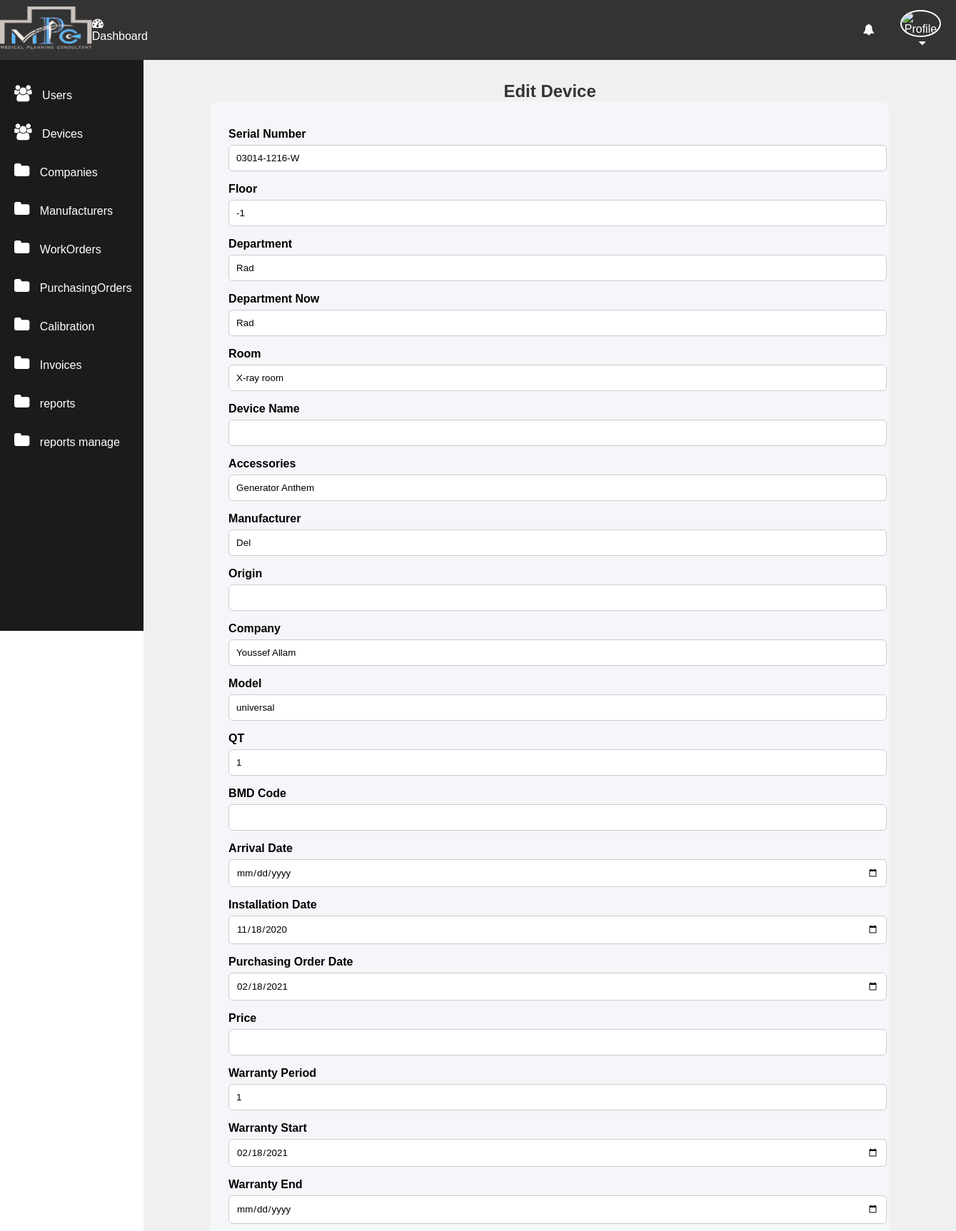
The app's page /edit-device.php?serial_number=03014-1216-W (signed in, upper part), older data.
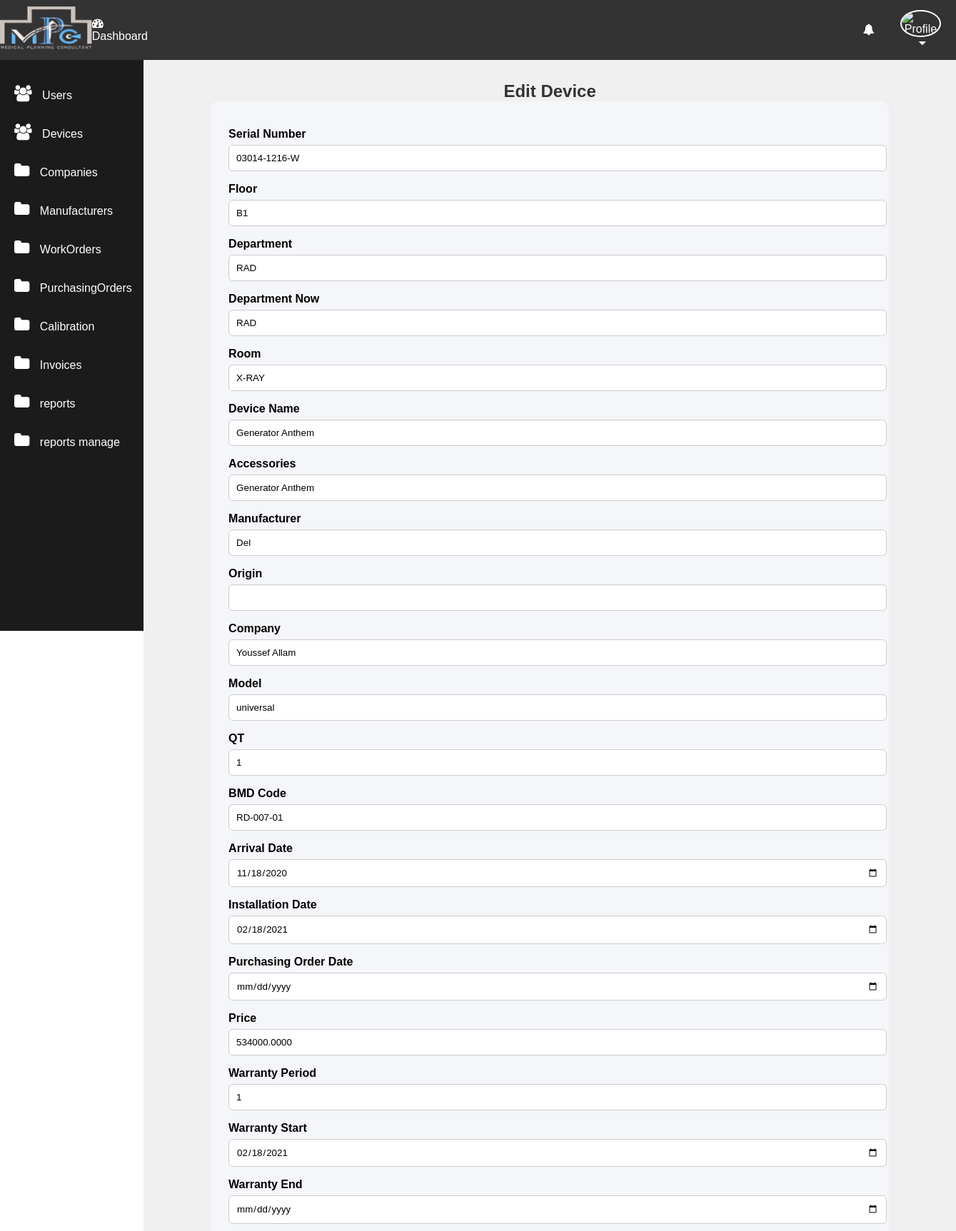
The same page, newer data.
### tables this page shows
CREATE TABLE Devices(
	Floor VARCHAR(50) NULL,
	Department VARCHAR(50) NULL,
  Department_now VARCHAR(50) NULL,
	Room VARCHAR(50) NULL,
  device_name VARCHAR(150) NULL,
  Accessories VARCHAR(50) NULL,
  Manufacturer VARCHAR(50) NULL,
  Origin VARCHAR(50) NULL,
  Company VARCHAR(50) NULL,
  Model VARCHAR(50) NULL,
  Serial_number VARCHAR(50) NOT NULL,
  QT INT NULL,
  BMD_Code VARCHAR(50) NULL,
  Arrival_Date DATE NULL,
  Installation_Date DATE NULL,
  purchaseorder_date DATE NULL,
  Price VARCHAR(50) NULL,
  Warranty_Period INT NULL,
  warranty_start DATE NULL,
  warranty_end DATE NULL,
  company_contact VARCHAR(50) NULL,
  company_Tel VARCHAR(50) NULL,
  hospital_code INT ,
  assigned_user VARCHAR(50) NOT NULL,
  device_safety_test VARCHAR(50),
  device_user_tranning VARCHAR(50),
  device_BME_tranning VARCHAR(50),
	CONSTRAINT PK_Devices PRIMARY KEY CLUSTERED (serial_number ASC),
	CONSTRAINT FK_Devices_Hospitals FOREIGN KEY (hospital_code) REFERENCES hospitals(hospital_code),
	CONSTRAINT FK_Devices_Users FOREIGN KEY (assigned_user) REFERENCES users(username) 
);

### app/Model/Devices.php (called while the page is built, shortened)
<?php
function get_device_by_serial($conn, $serial_number) {
    $sql = "SELECT * FROM devices WHERE serial_number = ?";
    $stmt = $conn->prepare($sql);
    $stmt->execute([$serial_number]);
    return $stmt->fetch(PDO::FETCH_ASSOC);
}

### edit-device.php (the view, shortened to what this page needs)
<?php
if (isset($_SESSION['role']) && $_SESSION['role'] == 'admin') {
    include "DB_connection.php";
    include "app/Model/Devices.php";
    $serial = $_GET['serial_number'];
    $device = get_device_by_serial($conn, $serial);
?>
<!DOCTYPE html>
<html>
<head>
    <link rel="stylesheet" href="css/style.css">
</head>
<body>
<?php include "inc/header.php"; ?>
<div class="body">
<?php include "inc/nav.php"; ?>
<section class="section-1">
    <h2>Edit Device</h2>
    <form action="app/update_device.php" method="post">
        <div class="form-group">
            <label>Serial Number</label>
            <input type="text" name="serial_number" value="<?= htmlspecialchars($device['Serial_number']) ?>" required>
        </div>
        <div class="form-group">
            <label>Floor</label>
            <input type="text" name="floor" value="<?= htmlspecialchars($device['Floor']) ?>">
        </div>
        <div class="form-group">
            <label>Department</label>
            <input type="text" name="department" value="<?= htmlspecialchars($device['Department']) ?>">
        </div>
        <div class="form-group">
            <label>Department Now</label>
            <input type="text" name="department_now" value="<?= htmlspecialchars($device['Department_now']) ?>">
        </div>
        <div class="form-group">
            <label>Room</label>
            <input type="text" name="room" value="<?= htmlspecialchars($device['Room']) ?>">
        </div>
        <div class="form-group">
            <label>Device Name</label>
            <input type="text" name="device_name" value="<?= htmlspecialchars($device['device_name']) ?>">
        </div>
        <div class="form-group">
            <label>Accessories</label>
            <input type="text" name="accessories" value="<?= htmlspecialchars($device['Accessories']) ?>">
        </div>
        <div class="form-group">
            <label>Manufacturer</label>
            <input type="text" name="manufacturer" value="<?= htmlspecialchars($device['Manufacturer']) ?>">
        </div>
        <div class="form-group">
            <label>Origin</label>
            <input type="text" name="origin" value="<?= htmlspecialchars($device['Origin']) ?>">
        </div>
        <div class="form-group">
            <label>Company</label>
            <input type="text" name="company" value="<?= htmlspecialchars($device['Company']) ?>">
        </div>
        <div class="form-group">
            <label>Model</label>
            <input type="text" name="model" value="<?= htmlspecialchars($device['Model']) ?>">
        </div>
        <div class="form-group">
            <label>QT</label>
            <input type="text" name="qt" value="<?= htmlspecialchars($device['QT']) ?>">
        </div>
        <div class="form-group">
            <label>BMD Code</label>
            <input type="text" name="bmd_code" value="<?= htmlspecialchars($device['BMD_Code']) ?>">
        </div>
        <div class="form-group">
            <label>Arrival Date</label>
            <input type="date" name="arrival_date" value="<?= htmlspecialchars($device['Arrival_Date']) ?>">
        </div>
        <div class="form-group">
            <label>Installation Date</label>
            <input type="date" name="installation_date" value="<?= htmlspecialchars($device['Installation_Date']) ?>">
        </div>
        <div class="form-group">
            <label>Purchasing Order Date</label>
            <input type="date" name="purchaseorder_date" value="<?= htmlspecialchars($device['purchaseorder_date']) ?>">
        </div>
        <div class="form-group">
            <label>Price</label>
            <input type="number" name="price" value="<?= htmlspecialchars($device['Price']) ?>">
        </div>
        <div class="form-group">
            <label>Warranty Period</label>
            <input type="text" name="warranty_period" value="<?= htmlspecialchars($device['Warranty_Period']) ?>">
        </div>
        <div class="form-group">
            <label>Warranty Start</label>
            <input type="date" name="warranty_start" value="<?= htmlspecialchars($device['warranty_start']) ?>">
        </div>
        <div class="form-group">
            <label>Warranty End</label>
            <input type="date" name="warranty_end" value="<?= htmlspecialchars($device['warranty_end']) ?>">
        </div>
    </form>
</section>
</div>
</body>
</html>
<?php
} else {
    header("Location: login.php");
    exit;
}
?>

Row changes from the older to the newer data that the page shows:
changed devices "Generator Anthem": floor "-1" → "B1"; department "Rad" → "RAD"; department_now "Rad" → "RAD"; room "X-ray room" → "X-RAY"; device_name (not shown) → "Generator Anthem"; bmd_code (not shown) → "RD-007-01"; arrival_date (not shown) → "11/18/2020"; installation_date "11/18/2020" → "02/18/2021"; purchaseorder_date "02/18/2021" → (not shown); price (not shown) → "534000.0000"
